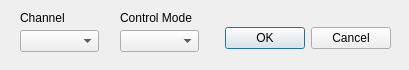
<?xml version="1.0" encoding="UTF-8"?>
<ui version="4.0">
 <class>ControlMode</class>
 <widget class="QDialog" name="ControlMode">
  <property name="geometry">
   <rect>
    <x>0</x>
    <y>0</y>
    <width>409</width>
    <height>70</height>
   </rect>
  </property>
  <property name="windowTitle">
   <string>Dialog</string>
  </property>
  <widget class="QDialogButtonBox" name="buttonBox">
   <property name="geometry">
    <rect>
     <x>50</x>
     <y>22</y>
     <width>341</width>
     <height>32</height>
    </rect>
   </property>
   <property name="orientation">
    <enum>Qt::Horizontal</enum>
   </property>
   <property name="standardButtons">
    <set>QDialogButtonBox::Cancel|QDialogButtonBox::Ok</set>
   </property>
  </widget>
  <widget class="QLabel" name="label">
   <property name="geometry">
    <rect>
     <x>20</x>
     <y>10</y>
     <width>71</width>
     <height>16</height>
    </rect>
   </property>
   <property name="text">
    <string>Channel</string>
   </property>
  </widget>
  <widget class="QComboBox" name="comboBox">
   <property name="geometry">
    <rect>
     <x>20</x>
     <y>30</y>
     <width>79</width>
     <height>22</height>
    </rect>
   </property>
  </widget>
  <widget class="QComboBox" name="comboBox_2">
   <property name="geometry">
    <rect>
     <x>120</x>
     <y>30</y>
     <width>79</width>
     <height>22</height>
    </rect>
   </property>
  </widget>
  <widget class="QLabel" name="label_2">
   <property name="geometry">
    <rect>
     <x>120</x>
     <y>10</y>
     <width>101</width>
     <height>16</height>
    </rect>
   </property>
   <property name="text">
    <string>Control Mode</string>
   </property>
  </widget>
 </widget>
 <resources/>
 <connections>
  <connection>
   <sender>buttonBox</sender>
   <signal>accepted()</signal>
   <receiver>ControlMode</receiver>
   <slot>accept()</slot>
   <hints>
    <hint type="sourcelabel">
     <x>248</x>
     <y>254</y>
    </hint>
    <hint type="destinationlabel">
     <x>157</x>
     <y>274</y>
    </hint>
   </hints>
  </connection>
  <connection>
   <sender>buttonBox</sender>
   <signal>rejected()</signal>
   <receiver>ControlMode</receiver>
   <slot>reject()</slot>
   <hints>
    <hint type="sourcelabel">
     <x>316</x>
     <y>260</y>
    </hint>
    <hint type="destinationlabel">
     <x>286</x>
     <y>274</y>
    </hint>
   </hints>
  </connection>
 </connections>
</ui>
